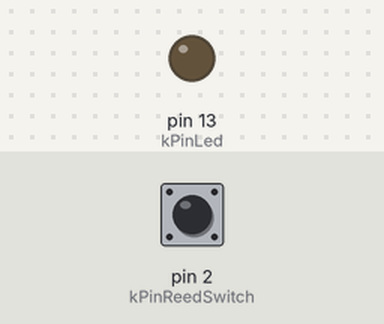
Bench run of a sketch on a simulated Arduino Uno, built with avr-gcc and run on an emulated ATmega328P. Shown: output pins drawn as LEDs (lit = HIGH). The inputs (shaded band) are chosen by the test bench; at power-on: pin 2 (kPinReedSwitch) HIGH.

Above: at 1.2 s.
1.3 s: pin 2 (kPinReedSwitch) pulled LOW for 0.15 s
At 1.37 s:
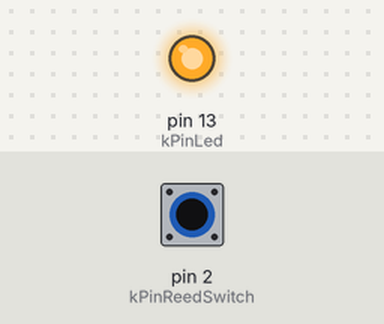
2.9 s: pin 2 (kPinReedSwitch) pulled LOW for 3.2 s
At 6.9 s:
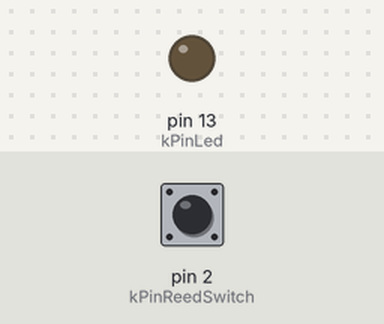
Timing chart, 0 to 8.4 s (numbered marks = the images above; inputs shaded):
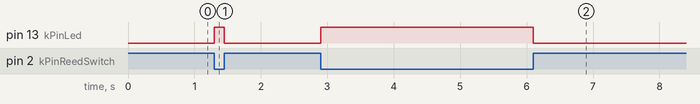

The sketch:

reed1.pde
```cpp
const int kPinReedSwitch = 2;
const int kPinLed = 13;

void setup()
{
  pinMode(kPinReedSwitch, INPUT);
  digitalWrite(kPinReedSwitch, HIGH); // turn on pullup resistor
  pinMode(kPinLed, OUTPUT);
}

void loop()
{
  if(digitalRead(kPinReedSwitch) == LOW){
    digitalWrite(kPinLed, HIGH);
  }
  else{
    digitalWrite(kPinLed, LOW);
  }
}
```

Measured:
- after the input at 1.3 s, pin 13 (kPinLed): LOW → HIGH at once, → LOW 0.15 s later
- after the input at 2.9 s, pin 13 (kPinLed): LOW → HIGH at once, → LOW 3.2 s later
